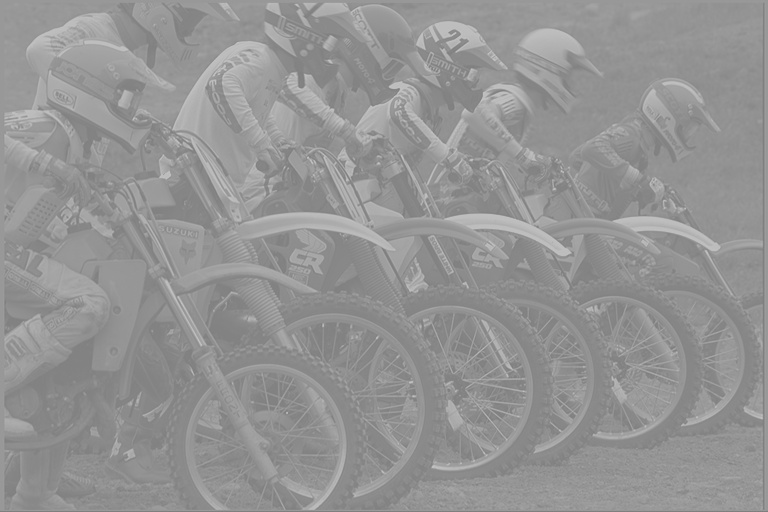
#> input picture ocv pixel operations/data/kodim05.jpg, 768 x 512 px
$ python 'ocv histogram.py'
#> lines starting #> are read from the running program, lines starting #| are printed output that depends on the picture
# Импорт библиотек для работы с изображениями и визуализации
import cv2  # OpenCV для работы с изображениями
import numpy as np  # NumPy для численных операций
from matplotlib import pyplot as plt  # Matplotlib для построения графиков
plt.rcParams['figure.figsize'] = [15, 5]  # Настройка размера фигур по умолчанию
from time import time  # Для измерения времени выполнения

# ============================================================================
# ГИСТОГРАММА ИЗОБРАЖЕНИЯ
# ============================================================================
# Гистограмма показывает распределение значений яркости пикселей в изображении.
# Это важный инструмент для анализа контраста и яркости изображения.

# Загружаем изображение и преобразуем в оттенки серого
img = cv2.imread('data/kodim05.jpg')
#> img is the input picture: shape (512, 768, 3); min 122, max 196, mean 147.8
img = cv2.cvtColor(img, cv2.COLOR_BGR2GRAY)
#> img: shape (512, 768)

# Отображаем исходное изображение
plt.figure(figsize=(10, 5))
plt.imshow(img, cmap='gray', vmin=0, vmax=255)
plt.title('Исходное изображение в оттенках серого', fontsize=12, fontweight='bold')
plt.axis('off')
plt.tight_layout()
plt.show()  # Отображаем графики

# ============================================================================
# ВЫЧИСЛЕНИЕ ГИСТОГРАММЫ ВРУЧНУЮ (ПОЭЛЕМЕНТНО)
# ============================================================================

# Засекаем время начала вычисления
start = time()

# Получаем размеры изображения
rows, cols = img.shape
#> rows = 512; cols = 768

# Создаём массив для хранения гистограммы (256 уровней яркости: от 0 до 255)
hist = np.zeros(256)

# Проходим по каждому пикселю изображения и подсчитываем количество пикселей
# каждого уровня яркости
for r in range(rows):
    for c in range(cols):
        hist[img[r,c]] = hist[img[r,c]] + 1
#> after the loop, hist = 256 values, max 16606 at index 147, min 0 at index 0, mean 1536

print('Время выполнения (поэлементно):', time() - start)

# Строим график гистограммы
plt.figure(figsize=(12, 5))
plt.plot(np.arange(0, 256), hist, linewidth=2, color='steelblue')
plt.grid(True, alpha=0.3)
plt.xlabel('Уровень яркости пикселя', fontsize=11)
plt.ylabel('Количество пикселей', fontsize=11)
plt.title('Гистограмма изображения\n(распределение значений яркости)', fontsize=12, fontweight='bold')
plt.xlim([0, 255])
plt.tight_layout()
plt.show()  # Отображаем графики
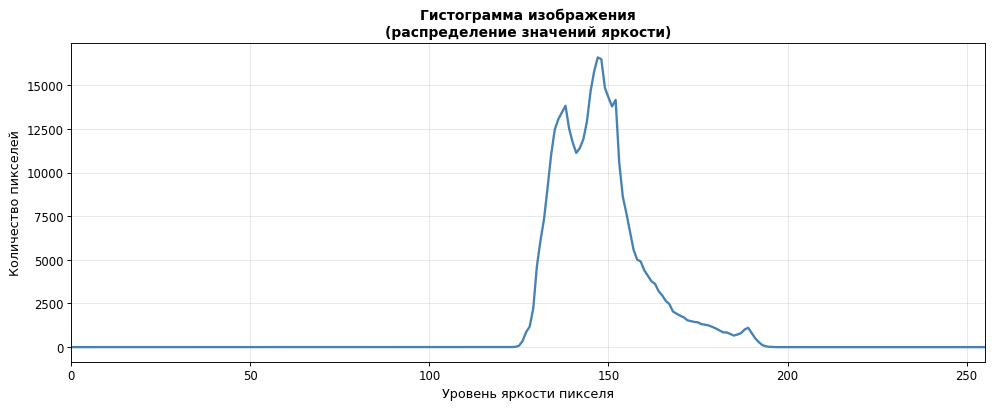
#> figure drawn by matplotlib, 1 panel; curve peaks at x = 147, y = 16606

# ============================================================================
# ЭКВАЛИЗАЦИЯ ГИСТОГРАММЫ
# ============================================================================
# Эквализация гистограммы - это метод улучшения контраста изображения
# путём перераспределения интенсивностей пикселей для получения равномерной гистограммы.

# Вычисляем кумулятивную функцию распределения (CDF - Cumulative Distribution Function)
# CDF показывает накопленную сумму вероятностей
cdf = np.zeros(256)
for idx, h in enumerate(hist):
    # Накопленная сумма элементов гистограммы до текущего индекса
    cdf[idx] = np.sum(hist[0:idx+1])
#> after the loop, cdf = 256 values from 0 to 393216

# Нормализуем CDF (приводим к диапазону [0, 1])
cdf = cdf/np.sum(hist)
#> cdf = 256 values from 0 to 1

# Строим график кумулятивной функции распределения
plt.figure(figsize=(12, 5))
plt.plot(cdf, linewidth=2, color='darkgreen')
plt.grid(True, alpha=0.3)
plt.xlabel('Уровень яркости пикселя', fontsize=11)
plt.ylabel('Кумулятивная функция распределения (CDF)', fontsize=11)
plt.title('Кумулятивная функция распределения\n(используется для эквализации)', fontsize=12, fontweight='bold')
plt.xlim([0, 255])
plt.ylim([0, 1])
plt.tight_layout()
plt.show()  # Отображаем графики
#> figure, not shown here; curve peaks at x = 196, y = 1

# Применяем эквализацию: каждый пиксель заменяем на значение из CDF, умноженное на 255
equalized = np.zeros((rows, cols), dtype=np.uint8)
for r in range(rows):
    for c in range(cols):
        equalized[r,c] = 255*cdf[img[r,c]]
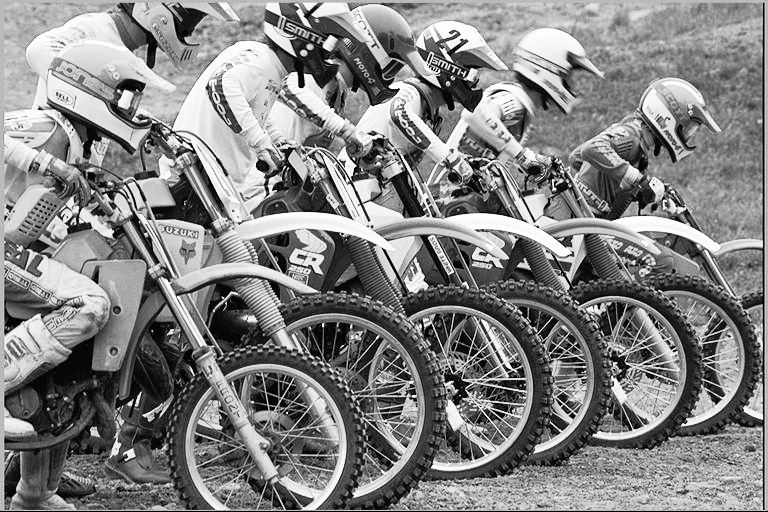
#> equalized: shape (512, 768); min 0, max 255, mean 130.5

# Сравниваем исходное и эквализированное изображение
plt.figure(figsize=(12, 5))
plt.subplot(121)
plt.imshow(img, cmap='gray', vmin=0, vmax=255)
plt.title('Исходное изображение', fontsize=11, fontweight='bold')
plt.axis('off')

plt.subplot(122)
plt.imshow(equalized, cmap='gray', vmin=0, vmax=255)
plt.title('Эквализированное изображение\n(улучшенный контраст)', fontsize=11, fontweight='bold')
plt.axis('off')

plt.tight_layout()
plt.show()  # Отображаем графики
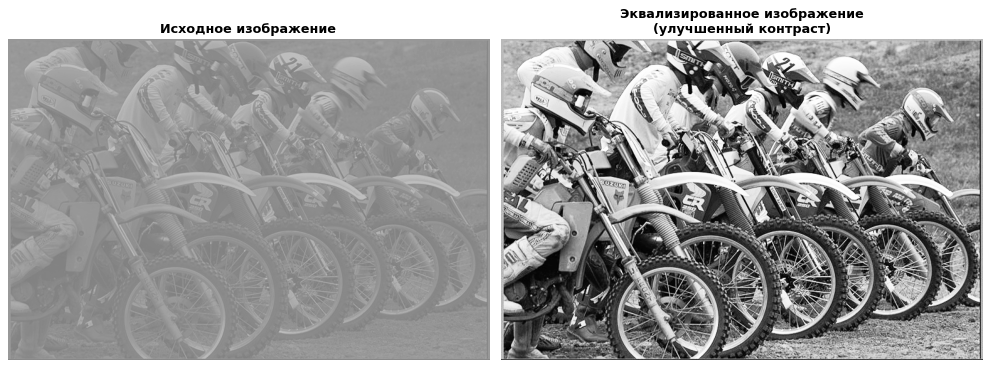
#> figure drawn by matplotlib, 2 panels

# ============================================================================
# ПОЛЕЗНЫЕ ФУНКЦИИ
# ============================================================================
# Вычисление гистограммы и эквализация доступны в библиотеках numpy и OpenCV.
# Эти функции работают намного быстрее, чем ручная реализация.

# Вычисляем гистограмму с помощью функции numpy.histogram
start = time()
hist, bins = np.histogram(img.ravel(), bins=256, range=(0,255))
#> bins = 257 values from 0 to 255
print('Время выполнения (numpy.histogram):', time() - start)

# Строим график гистограммы, вычисленной с помощью numpy
plt.figure(figsize=(12, 5))
plt.plot(bins[0:-1]+0.5, hist, linewidth=2, color='steelblue')
plt.grid(True, alpha=0.3)
plt.xlabel('Уровень яркости пикселя', fontsize=11)
plt.ylabel('Количество пикселей', fontsize=11)
plt.title('Гистограмма изображения (numpy.histogram)\nБыстрое вычисление с помощью оптимизированных функций',
          fontsize=12, fontweight='bold')
plt.xlim([0, 255])
plt.tight_layout()
plt.show()  # Отображаем графики
#> figure, not shown here; curve peaks at x = 146.9, y = 16606

# Применяем эквализацию гистограммы с помощью функции OpenCV
dst = cv2.equalizeHist(img)

# Сравниваем результаты
plt.figure(figsize=(12, 5))
plt.subplot(121)
plt.imshow(img, cmap='gray', vmin=0, vmax=255)
plt.title('Исходное изображение', fontsize=11, fontweight='bold')
plt.axis('off')

plt.subplot(122)
plt.imshow(dst, cmap='gray', vmin=0, vmax=255)
plt.title('Эквализированное изображение (cv2.equalizeHist)\nАвтоматическое улучшение контраста',
          fontsize=11, fontweight='bold')
plt.axis('off')

plt.tight_layout()
plt.show()  # Отображаем графики

# ============================================================================
# АДАПТИВНАЯ ЭКВАЛИЗАЦИЯ ГИСТОГРАММЫ С ОГРАНИЧЕНИЕМ КОНТРАСТА (CLAHE)
# ============================================================================
# Обычная эквализация гистограммы предполагает, что изображение с хорошим контрастом
# должно иметь "плоскую" функцию плотности вероятности (PDF). Однако это не всегда верно.
# На изображении ниже показана тёмная шина, где обычная эквализация слишком агрессивна.

# Загружаем новое изображение для демонстрации проблем обычной эквализации
img = cv2.imread('data/tire.png')
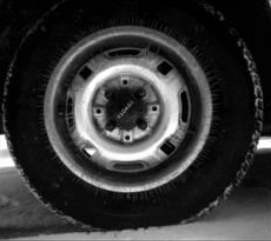
#> input picture ocv pixel operations/data/tire.png, 271 x 241 px
#> img is the input picture: shape (241, 271, 3); min 0, max 255, mean 53.3
img = cv2.cvtColor(img, cv2.COLOR_BGR2GRAY)
#> img: shape (241, 271)

# Показываем исходное изображение и результат обычной эквализации
plt.figure(figsize=(12, 5))
plt.subplot(121)
plt.imshow(img, cmap='gray', vmin=0, vmax=255)
plt.title('Исходное изображение\n(тёмная область)', fontsize=11, fontweight='bold')
plt.axis('off')

plt.subplot(122)
plt.imshow(cv2.equalizeHist(img), cmap='gray', vmin=0, vmax=255)
plt.title('Обычная эквализация\n(слишком агрессивная)', fontsize=11, fontweight='bold')
plt.axis('off')

plt.tight_layout()
plt.show()  # Отображаем графики
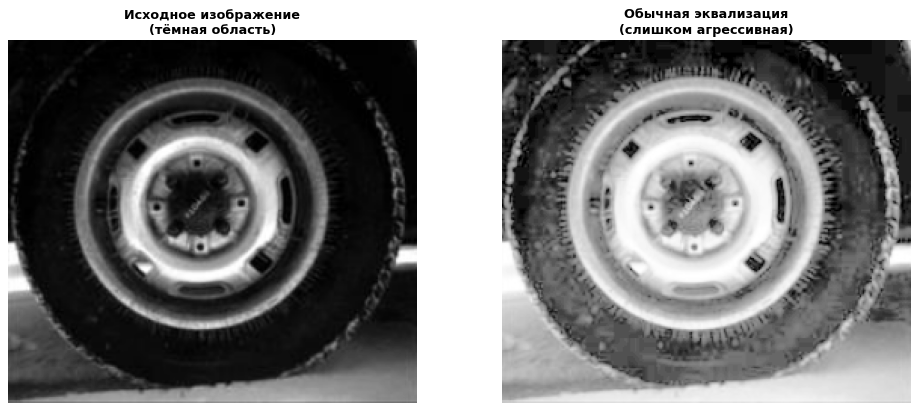
#> figure drawn by matplotlib, 2 panels

# Вычисляем CDF для исходного изображения
hist, bins = np.histogram(img.ravel(), bins=256, range=(0,255))
#> hist = 256 values, max 2615 at index 2, min 20 at index 240, mean 255.1
cdf = np.cumsum(hist/np.sum(hist))
#> cdf = 256 values from 0.0165 to 1

# Строим график функции преобразования (Input -> Output)
plt.figure(figsize=(8, 8))
plt.plot(255*cdf, linewidth=2, color='purple')
plt.axis('square')
plt.grid(True, alpha=0.3)
plt.xlabel('Входная яркость (Input)', fontsize=11)
plt.ylabel('Выходная яркость (Output)', fontsize=11)
plt.title('Функция преобразования для эквализации\n(Input → Output mapping)',
          fontsize=12, fontweight='bold')
plt.xlim([0, 255])
plt.ylim([0, 255])
plt.tight_layout()
plt.show()  # Отображаем графики
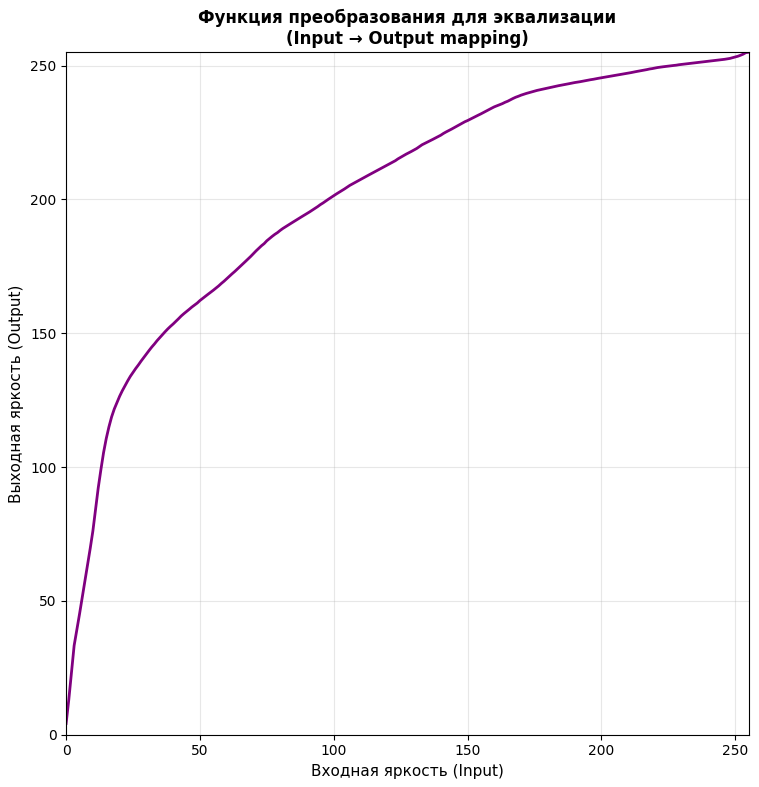
#> figure drawn by matplotlib, 1 panel; curve peaks at x = 255, y = 255

# Создаём адаптивный эквализатор с ограничением контраста (CLAHE)
# clipLimit: ограничение контраста (2.0 - умеренное значение)
# tileGridSize: размер блока для локальной эквализации (8x8 пикселей)
clahe = cv2.createCLAHE(clipLimit=2.0, tileGridSize=(8,8))

# Сравниваем три метода: исходное, обычная эквализация и CLAHE
plt.figure(figsize=(15, 5))
plt.subplot(131)
plt.imshow(img, cmap='gray', vmin=0, vmax=255)
plt.title('Исходное изображение', fontsize=11, fontweight='bold')
plt.axis('off')

plt.subplot(132)
plt.imshow(cv2.equalizeHist(img), cmap='gray', vmin=0, vmax=255)
plt.title('Обычная эквализация\n(агрессивная обработка)', fontsize=11, fontweight='bold')
plt.axis('off')

plt.subplot(133)
plt.imshow(clahe.apply(img), cmap='gray', vmin=0, vmax=255)
plt.title('CLAHE (Адаптивная эквализация)\n(сбалансированное улучшение)', fontsize=11, fontweight='bold')
plt.axis('off')

plt.tight_layout()
plt.show()  # Отображаем графики
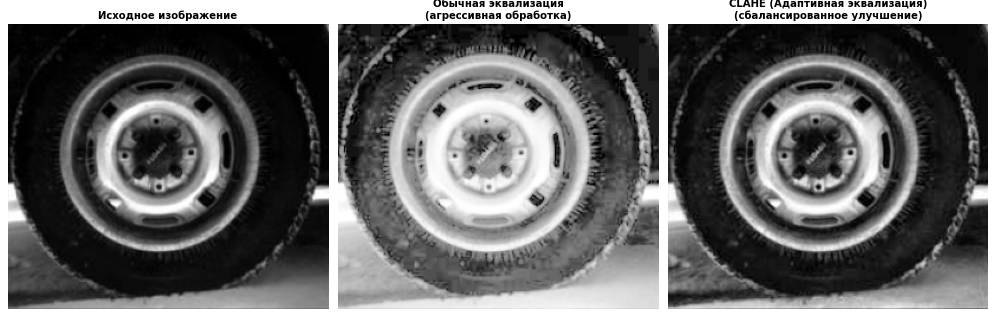
#> figure drawn by matplotlib, 3 panels

# ============================================================================
# ЭКВАЛИЗАЦИЯ ГИСТОГРАММЫ ДЛЯ ЦВЕТНЫХ ИЗОБРАЖЕНИЙ
# ============================================================================
# Как применить эквализацию гистограммы к цветным изображениям?
#
# Вариант 1: Эквализировать каждый канал RGB отдельно.
# Проблема: это может изменить цветовую палитру изображения и привести к появлению
# неестественных цветов.
#
# Вариант 2: Преобразовать изображение в цветовое пространство HSV и эквализировать
# только канал яркости (Value/Intensity). Это сохраняет цветовую информацию,
# изменяя только яркость изображения.

from urllib.request import urlopen, Request

def read_image_from_url(url):
    """
    Загружает изображение из URL и преобразует в RGB формат для OpenCV.

    Параметры:
        url: URL адрес изображения

    Возвращает:
        Изображение в формате RGB
    """
    req = Request(url, headers={'User-Agent': 'Mozilla/5.0'})
#> (the run stopped early here; a loop or call above may not have finished)
